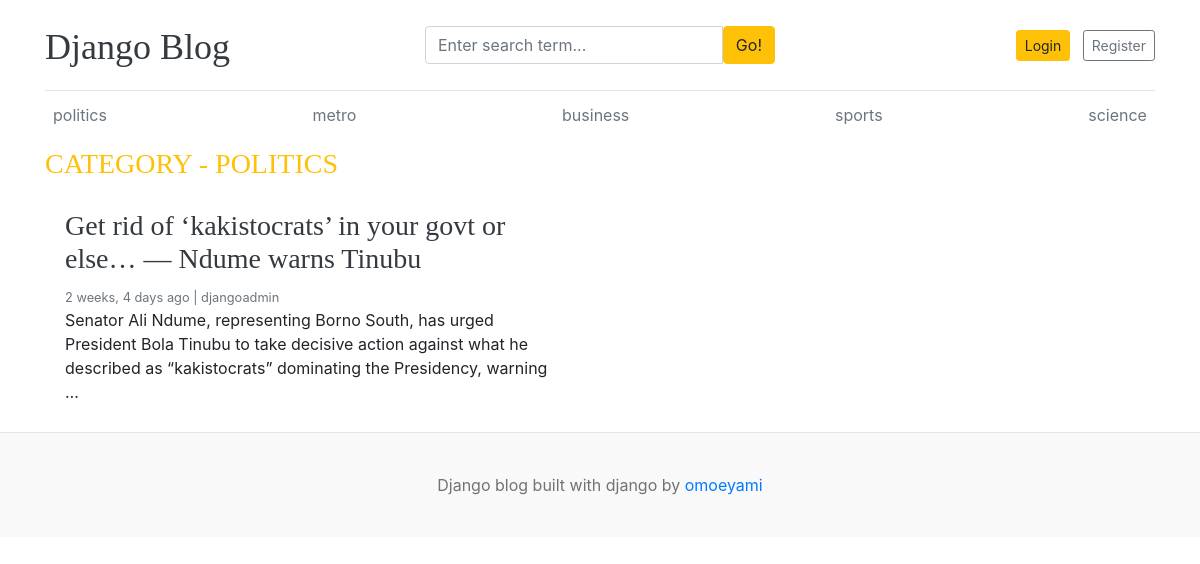
Page /category/1/ on the committed database.
### blogs/models.py (models this page shows, shortened)
class Category(models.Model):
    category_name = models.CharField(max_length=50, unique=True)
    created_at = models.DateTimeField(auto_now_add=True)
    updated_at = models.DateTimeField(auto_now=True)
    class Meta:
        verbose_name_plural = "categories"
    def __str__(self):
        return self.category_name

class blog(models.Model):
    title = models.CharField(max_length=100)
    slug = models.SlugField(max_length=150, unique=True, blank=True)
    category = models.ForeignKey(Category, on_delete=models.CASCADE)
    author = models.ForeignKey(User, on_delete=models.CASCADE)
    featured_image = models.ImageField(upload_to='uploads/%y/%m/%d')
    short_description = models.TextField(max_length=500)
    blog_body = models.TextField(max_length=2000)
    status = models.CharField(max_length=20, choices=STATUS_CHOICES, default="draft")
    is_featured = models.BooleanField(default=False)
    created_at = models.DateTimeField(auto_now_add=True)
    updated_at = models.DateTimeField(auto_now=True)

### blogs/views.py (the view)
# urls.py: path('<int:category_id>/', views.post_by_category, name='post_by_category'),
def post_by_category(request, category_id):
    posts = blog.objects.filter(status='published', category=category_id)
    category = get_object_or_404(Category, pk=category_id)
    context = {
        'posts': posts,
        'category': category,
    }
    return render(request, 'post_by_category.html', context)

### blogs/context_processors.py (called while the page is built)
def get_categories(request):
    categories = Category.objects.all()
    return dict(categories=categories)

def get_social_links(request):
    social_links = SocialLink.objects.all()
    return dict(social_links=social_links)

### templates/post_by_category.html
{% extends "base.html" %}
{% block content %}
  <h3 class="text-uppercase text-warning" style="letter"-spacing: 2px;">category - {{ category }}</h3>
  <div class="row mb-2">
    {% if posts %}
    {% for post in posts %}
    <div class="col-md-6">
      <div class="card border-0" >
        <div class="card-body">
          <h3><a href="{% url 'blogs' post.slug %}" class="text-dark">{{ post.title }}</a></h3>
          <small class="mb-1 text-muted">{{ post.created_at | timesince }} ago | {{ post.author }}</small>
          <p class="card-text">{{ post.short_description | truncatewords:25 }}</p>
        </div>
      </div>
    </div>
    {% endfor %}
    {% else %}
    <p>No post found</p>
    {% endif %}
  </div>
</div>
{% endblock %}

### templates/base.html (shortened to what this page needs)
{% load static %}
<!DOCTYPE html>
<html lang="en">
<head>
    <link href="https://getbootstrap.com/docs/4.0/dist/css/bootstrap.min.css" rel="stylesheet">
    <link href="{% static 'css/blog.css' %}" rel="stylesheet">
    <link rel="stylesheet" href="https://cdnjs.cloudflare.com/ajax/libs/font-awesome/4.7.0/css/font-awesome.min.css">
  </head>
<body>
    <div class="container">
      <header class="blog-header py-3">
        <div class="row flex-nowrap justify-content-between align-items-center">
          <div class="col-4 pt-1">
            <a class="blog-header-logo text-dark" href="/">Django Blog</a>
          </div>
          <div class="col-4">
            <form action="{% url 'search' %}" method="GET">
              <div class="input-group">
                <input class="form-control" type="text" name="keyword" value="{{ keyword }}" placeholder="Enter search term..." aria-label="Enter search term..." aria-describedby="button-search" />
                <button type="submit" class="btn btn-warning" id="button-search" type="button">Go!</button>
            </div>
            </form>
          </div>
        <div class="col-4 d-flex justify-content-end align-items-center">
          {% if not user.is_authenticated %}
            <a class="btn btn-sm btn-warning mr-2" href="{% url 'login' %}">Login</a> &nbsp;
            <a class="btn btn-sm btn-outline-secondary" href="{% url 'register' %}">Register</a>
          {% else %}
          <span><a href="{% url 'dashboard' %}">Dashboard</a></span>
          &emsp;
          <span><a href="{% url 'logout' %}">Logout</a></span>
          {% endif %}
          </div>
        </div>
      </header>
      <div class="nav-scroller py-1 mb-2">
        <nav class="nav d-flex justify-content-between">
          {%for cat in categories %}
          <a class="p-2 text-muted" href="{% url 'post_by_category' cat.id %}">{{ cat.category_name }}</a>
          {% endfor %}
        </nav>
      </div>
{% block content %}
{% endblock %}
 <footer class="blog-footer">
  <p>Django blog built with django by <a href="#">omoeyami</a></p>
</footer>
</body>
</html>

### blog_main/static/css/blog.css (style rules this page uses)
.blog-header { border-bottom: 1px solid #e5e5e5; }
.blog-header-logo { font-family: "Playfair Display", Georgia, "Times New Roman", serif; font-size: 2.25rem; }
h1, h2, h3, h4, h5, h6 { font-family: "Playfair Display", Georgia, "Times New Roman", serif; }
.blog-footer { padding: 2.5rem 0; color: #727272; text-align: center; background-color: #f9f9f9; border-top: .05rem solid #e5e5e5; }
.blog-footer p:last-child { margin-bottom: 0; }

### rows in the picture
Category: category_name "politics", category_name "POLITICS"
Category: category_name "metro"
Category: category_name "business"
Category: category_name "sports"
Category: category_name "science"
blog: title "Get rid of ‘kakistocrats’ in your govt or else… — Ndume warns Tinubu", created_at "2 weeks, 4 days", author "djangoadmin", short_description "Senator Ali Ndume, representing Borno South, has urged President Bola Tinubu to take decisive action against what he described as “kakistocrats” dominating the Presidency, warning …"
